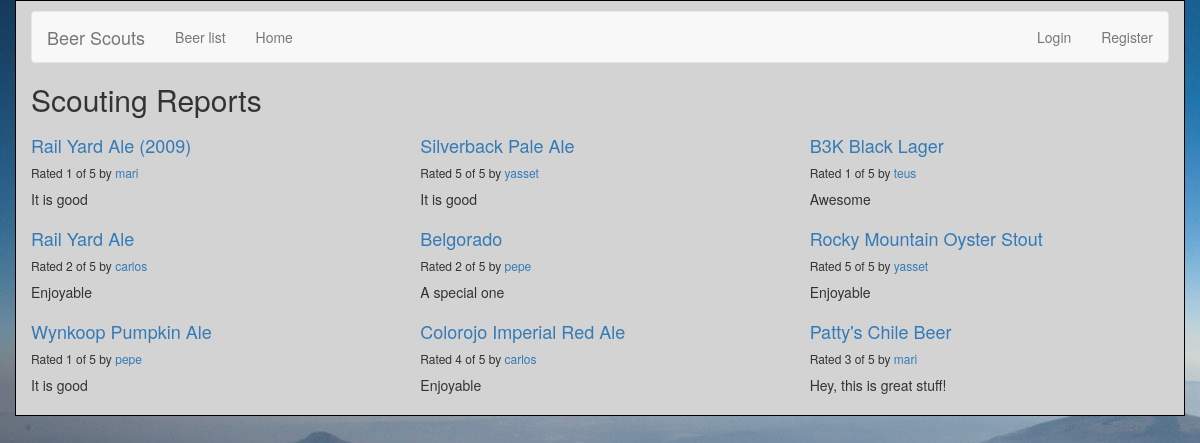
The app's page /reviews/ with its own data.
### reviews/models.py (models this page shows, shortened)
class Review(models.Model):
    RATING_CHOICES = (
        (1, '1'),
        (2, '2'),
        (3, '3'),
        (4, '4'),
        (5, '5'),
    )
    beer = models.ForeignKey(Beer, on_delete=models.CASCADE,)
    pub_date = models.DateTimeField('date published')
    user_name = models.CharField(max_length=100)
    comment = models.CharField(max_length=200)
    rating = models.IntegerField(choices=RATING_CHOICES)

class Beer(models.Model):
    name = models.CharField(max_length=200)
    abv = models.CharField(max_length=200)
    ibu = models.CharField(max_length=200)
    style = models.CharField(max_length=200)
    ounces = models.CharField(max_length=200)

### reviews/views.py (the view)
def review_list(request):
    latest_review_list = Review.objects.order_by('-pub_date')[:9]
    context = {'latest_review_list':latest_review_list}
    return render(request, 'reviews/review_list.html', context)

### reviews/templates/reviews/review_list.html
{% extends 'base.html' %}
  {% block title %}
  <h2>Scouting Reports</h2>
  {% endblock %}
  {% block content %}
  {% if latest_review_list %}
  <div class="row">
      {% for review in latest_review_list %}
      <div class="col-xs-6 col-lg-4">
          <h4><a href="{% url 'reviews:review_detail' review.id %}">
          {{ review.beer.name }}
          </a></h4>
          <h6>Rated {{ review.rating }} of 5 by <a href="{% url 'reviews:user_review_list' review.user_name %}" >{{ review.user_name }}</a></h6>
          <p>{{ review.comment }}</p>
      </div>
      {% endfor %}
  </div>
  {% else %}
  <p>No reviews are available.</p>
  {% endif %}
  {% endblock %}

### templates/base.html (shortened to what this page needs)
{% load bootstrap3 %}
{%load static%}
<link rel="stylesheet" href="{% static 'reviews/style.css'%}" type="text/css">
{% bootstrap_css %}
{% block bootstrap3_content %}
<div class="container">
    <nav class="navbar navbar-default">
        <div class="navbar-header">
            <a class="navbar-brand" href="{% url 'reviews:review_list' %}">Beer Scouts</a>
        </div>
        <div id="navbar" class="navbar-collapse collapse">
            <ul class="nav navbar-nav">
                <li><a href="{% url 'reviews:beer_list' %}">Beer list</a></li>
                <li><a href="{% url 'reviews:review_list' %}">Home</a></li>
            </ul>
            <ul class="nav navbar-nav navbar-right">
            {% if user.is_authenticated %}
                <li><a href="{% url 'reviews:user_review_list' user.username %}">{{ user.username }}'s reviews</a></li>
                <li><a href="{% url 'reviews:user_recommendation_list' %}">Beer suggestions</a></li>
                <li><a href="{% url 'auth:logout' %}">Logout</a></li>
                {% else %}
                <li><a href="{% url 'auth:login' %}">Login</a></li>
                <li><a href="/accounts/register">Register</a></li>
                {% endif %}
            </ul>
        </div>
    </nav>
    <h1>{% block title %}(no title){% endblock %}</h1>
    {% block content %}(no content){% endblock %}
</div>
{% endblock %}

### reviews/static/reviews/style.css (style rules this page uses)
.container { margin: auto; width: 80%; border: 1px solid black; padding: 10px; background-color: lightgray; box-shadow: gray; }
a { color: black; }
h1 { font-style: oblique; align-items: center; }
h4 { color: black; }

### records on screen
Review: beer.name "Rail Yard Ale (2009)", rating "1", user_name "mari", comment "It is good"
Review: beer.name "Silverback Pale Ale", rating "5", user_name "yasset", comment "It is good"
Review: beer.name "B3K Black Lager", rating "1", user_name "teus", comment "Awesome"
Review: beer.name "Rail Yard Ale", rating "2", user_name "carlos", comment "Enjoyable"
Review: beer.name "Belgorado", rating "2", user_name "pepe", comment "A special one"
Review: beer.name "Rocky Mountain Oyster Stout", rating "5", user_name "yasset", comment "Enjoyable"
Review: beer.name "Wynkoop Pumpkin Ale", rating "1", user_name "pepe", comment "It is good"
Review: beer.name "Colorojo Imperial Red Ale", rating "4", user_name "carlos", comment "Enjoyable"
Review: beer.name "Patty's Chile Beer", rating "3", user_name "mari", comment "Hey, this is great stuff!"
